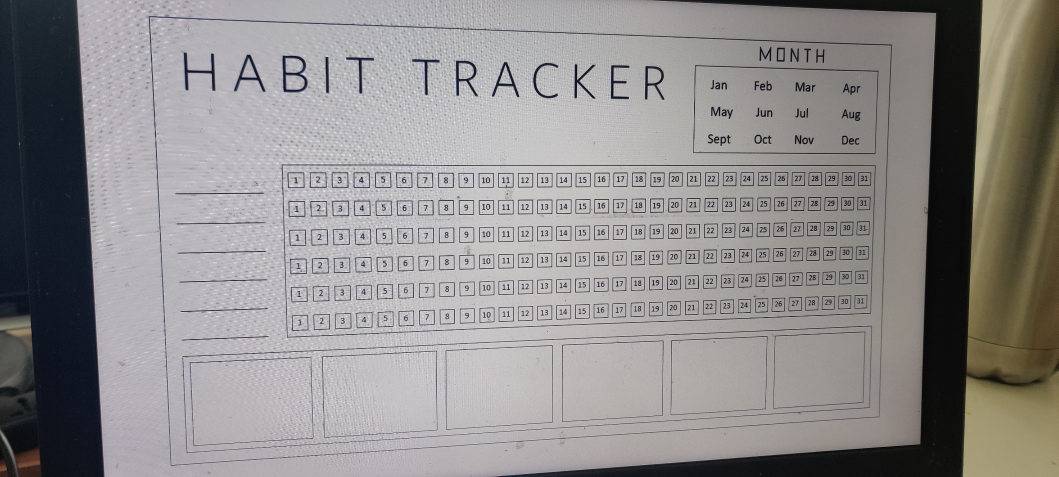
#> input picture assets/test3.jpg, 2117 x 953 px, found by its file name (shown at 1/2 size)
$ python 1_isolate_biggest_rectangle.py
#> lines starting #> are read from the running program, lines starting #| are printed output that depends on the picture; after the words box and inside, x2 and y2 are one past the last pixel; in counts of white or black regions, pixels touching at a corner belong together
### utils.py
import base64
import calendar

import cv2
import numpy as np
import streamlit as st

def rectContour(contours: tuple[np.ndarray]) -> list[np.ndarray]:
    """It takes the contours as input and returns the rectangle contours

    """
    rectCon = []
    for i in contours:
        area = cv2.contourArea(i)
        # print(area)
        if area > 50:                    # Minimum area of rectangle
            peri = cv2.arcLength(i, True) # Calculate the perimeter of the contour (True: closed contour)
            approx = cv2.approxPolyDP(i, 0.02 * peri, True) # Approximate the polygon (how many corner points it has) (contour, resolution, closed)
            if len(approx) == 4: # If the contour has 4 corners
                rectCon.append(i)
    rectCon = sorted(rectCon, key=cv2.contourArea,reverse=True) # Sort the contours by area in descending order
    return rectCon

def getCornerPoints(cont: np.ndarray) -> np.ndarray:
    """This function takes the contour as input and returns the corner points of the contour

    """
    peri = cv2.arcLength(cont, True) # LENGTH OF CONTOUR
    approx = cv2.approxPolyDP(cont, 0.02 * peri, True) # APPROXIMATE THE POLY TO GET CORNER POINTS
    return approx

def reorder(myPoints: np.ndarray) -> np.ndarray:
    """This function takes the points as input and returns the arranged points (of the rectangle)
    for example, it will return the points in the following order:
    [top-left, top-right, bottom-left, bottom-right]

    """
    myPoints = myPoints.reshape((4, 2)) # REMOVE EXTRA BRACKET
    #print(myPoints)
    myPointsNew = np.zeros((4, 1, 2), np.int32) # NEW MATRIX WITH ARRANGED POINTS
    add = myPoints.sum(1)
    myPointsNew[0] = myPoints[np.argmin(add)]  #[0,0]    # origin point has the smallest sum
    myPointsNew[3] =myPoints[np.argmax(add)]   #[w,h]    # w+h gives the largest sum
    diff = np.diff(myPoints, axis=1)
    myPointsNew[1] =myPoints[np.argmin(diff)]  #[w,0]
    myPointsNew[2] = myPoints[np.argmax(diff)] #[h,0]

    return myPointsNew


# [304 lines left out: functions splitBoxes, draw_circles_on_image, apply_stats_to_image, count_total_days, get_days_in_month, get_longest_streak and 3 more, not called in this run]


def mask_outside_rectangle(image: np.ndarray,
                           rectangle_coords: np.ndarray,
                           offset: int = 0) -> np.ndarray:
    """Mask outside of the given rectangle coordinates in the image with white pixels.

    Parameters
    ----------
    - image: Input image as a numpy array.
    - rectangle_coords: A numpy array of shape (4, 1, 2) containing the coordinates of the rectangle.
                       Coordinates should be in the order: top left, top right, bottom left, bottom right.
    - offset: Offset to be added to the rectangle coordinates (positive offset shrinks the rectangle, negative expands it).

    Returns
    -------
    - Modified image with white pixels outside the specified rectangle.

    """
    # Extract the top-left, top-right, bottom-left, and bottom-right coordinates
    top_left = (rectangle_coords[0][0][0] + offset, rectangle_coords[0][0][1] + offset)
    top_right = (rectangle_coords[1][0][0] - offset, rectangle_coords[1][0][1] + offset)
    bottom_left = (rectangle_coords[2][0][0] + offset, rectangle_coords[2][0][1] - offset)
    bottom_right = (rectangle_coords[3][0][0] - offset, rectangle_coords[3][0][1] - offset)

    # Create a mask with the same dimensions as the image, initially all black
    mask = np.zeros_like(image, dtype=np.uint8)

    # Define the polygon with the provided coordinates
    polygon_coords = np.array([top_left, top_right, bottom_right, bottom_left])

    # Create a white polygon in the mask where we want to keep the original image
    cv2.fillPoly(mask, [polygon_coords], (255, 255, 255))

    # Create an image with all pixels set to white
    white_image = np.ones_like(image, dtype=np.uint8) * 255

    # Use the mask to blend the original image and the white image
    result = np.where(mask == 255, image, white_image)

    return result

# [61 lines left out: functions create_collage, get_base64_image, add_side_logo, not called in this run]

### helpful-scripts/1_isolate_biggest_rectangle.py
"""This script processes an image to isolate and highlight the largest rectangular contour by masking the area
outside the rectangle with white pixels.

"""

import cv2

import utils

# Example usage:
img = cv2.imread("assets/test3.jpg")
#> img is the input picture: shape (953, 2117, 3); mean B, G, R 140.5, 141.2, 143.6

# Convert the image to grayscale
imgGray = cv2.cvtColor(img, cv2.COLOR_BGR2GRAY)
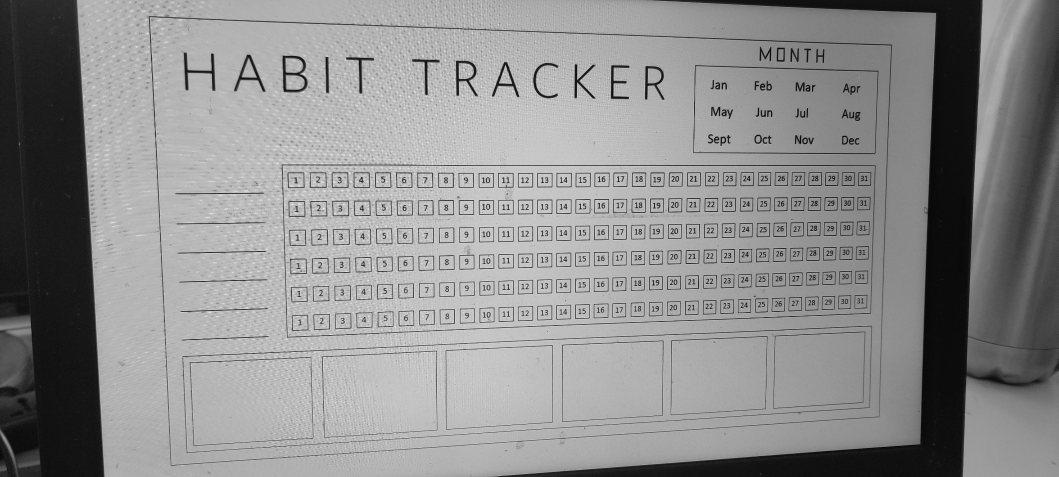
#> imgGray: shape (953, 2117) (shown at 1/2 size); min 0, max 241, mean 141.8

# Apply GaussianBlur to the image
imgBlur = cv2.GaussianBlur(imgGray, (5, 5), 1)

# Apply Canny edge detection
imgCanny = cv2.Canny(imgBlur, 40, 150)
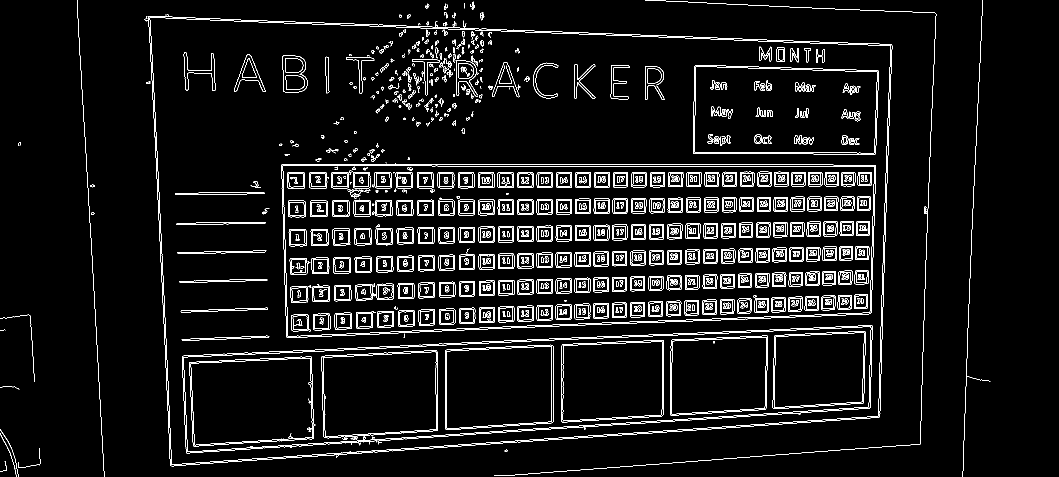
#> imgCanny: shape (953, 2117) (shown at 1/2 size); 5.2% white in thin lines or dots

# Find the contours in the image
contours, hierarchy = cv2.findContours(imgCanny, cv2.RETR_EXTERNAL, cv2.CHAIN_APPROX_NONE)
#> contours = 31 contours, 25 with area under 20; largest, box (x1, y1, x2, y2) and area: (297, 32, 1785, 933) 1194028, (961, 24, 969, 41) 44, (988, 1, 1873, 952) 28, (0, 858, 37, 953) 22, (292, 162, 301, 168) 22, (0, 866, 33, 953) 20

# Get the biggest rectangle contour
rectCon = utils.rectContour(contours)
#> the loop in rectContour, `for i in contours:` made 31 passes
#> (area, peri, approx) on pass 17: (1194028, 4757.6, [[297, 32], [341, 931], [1759, 833], [1782, 88]])
#> area on passes 4, 5, 12, 23, 29: 20, 22.5, 22, 44.5, 28.5
#> after the loop in rectContour, `for i in contours:`: rectCon = 1 contour; box (x1, y1, x2, y2) and area: (297, 32, 1785, 933) 1194028
biggest_rectCon = utils.getCornerPoints(rectCon[0])
#> in getCornerPoints, `peri = cv2.arcLength(cont, True)`: peri = 4757.6
#> in getCornerPoints, `approx = cv2.approxPolyDP(cont, 0.02 * peri, True)`: approx = [[297, 32], [341, 931], [1759, 833], [1782, 88]]
#> biggest_rectCon = [[297, 32], [341, 931], [1759, 833], [1782, 88]]
biggest_rectCon = utils.reorder(biggest_rectCon)
#> in reorder, `add = myPoints.sum(1)`: add = [329, 1272, 2592, 1870]
#> in reorder, `diff = np.diff(myPoints, axis=1)`: diff = [-265, 590, -926, -1694]
#> biggest_rectCon = [[297, 32], [1782, 88], [341, 931], [1759, 833]]

result_image = utils.mask_outside_rectangle(img, biggest_rectCon, offset=5)
#> in mask_outside_rectangle, `top_left = (rectangle_coords[0][0][0] + offset, rectangle_coords[0][0]..`: top_left = (302, 37)
#> in mask_outside_rectangle, `top_right = (rectangle_coords[1][0][0] - offset, rectangle_coords[1][0..`: top_right = (1777, 93)
#> in mask_outside_rectangle, `bottom_left = (rectangle_coords[2][0][0] + offset, rectangle_coords[2]..`: bottom_left = (346, 926)
#> in mask_outside_rectangle, `bottom_right = (rectangle_coords[3][0][0] - offset, rectangle_coords[3..`: bottom_right = (1754, 828)
#> in mask_outside_rectangle, `polygon_coords = np.array([top_left, top_right, bottom_right, bottom_l..`: polygon_coords = [[302, 37], [1777, 93], [1754, 828], [346, 926]]
#> in mask_outside_rectangle, `cv2.fillPoly(mask, [polygon_coords], (255, 255, 255))`:
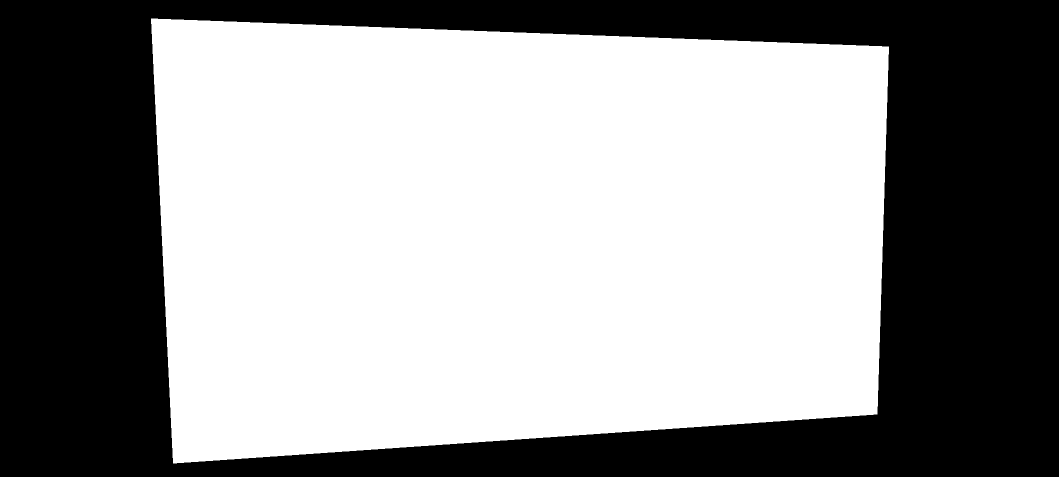
#> mask: shape (953, 2117, 3) (shown at 1/2 size); 58.1% white; 1 black region, box (x1, y1, x2, y2) and area: (0, 0, 2117, 953) 844527
#> in mask_outside_rectangle, `result = np.where(mask == 255, image, white_image)`:
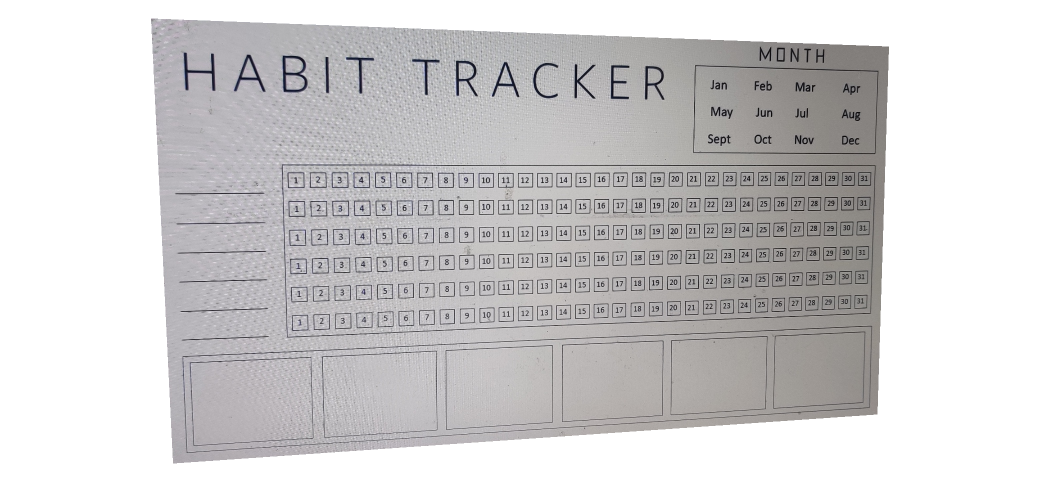
#> result: shape (953, 2117, 3) (shown at 1/2 size); mean of channels 0, 1, 2 205.8, 205, 206.4; drawn as B, G, R

cv2.imshow("Original", img)
cv2.imshow("Result", result_image)
cv2.waitKey(0)
cv2.destroyAllWindows()

$ run again, with assets/test2.jpg copied over assets/test3.jpg
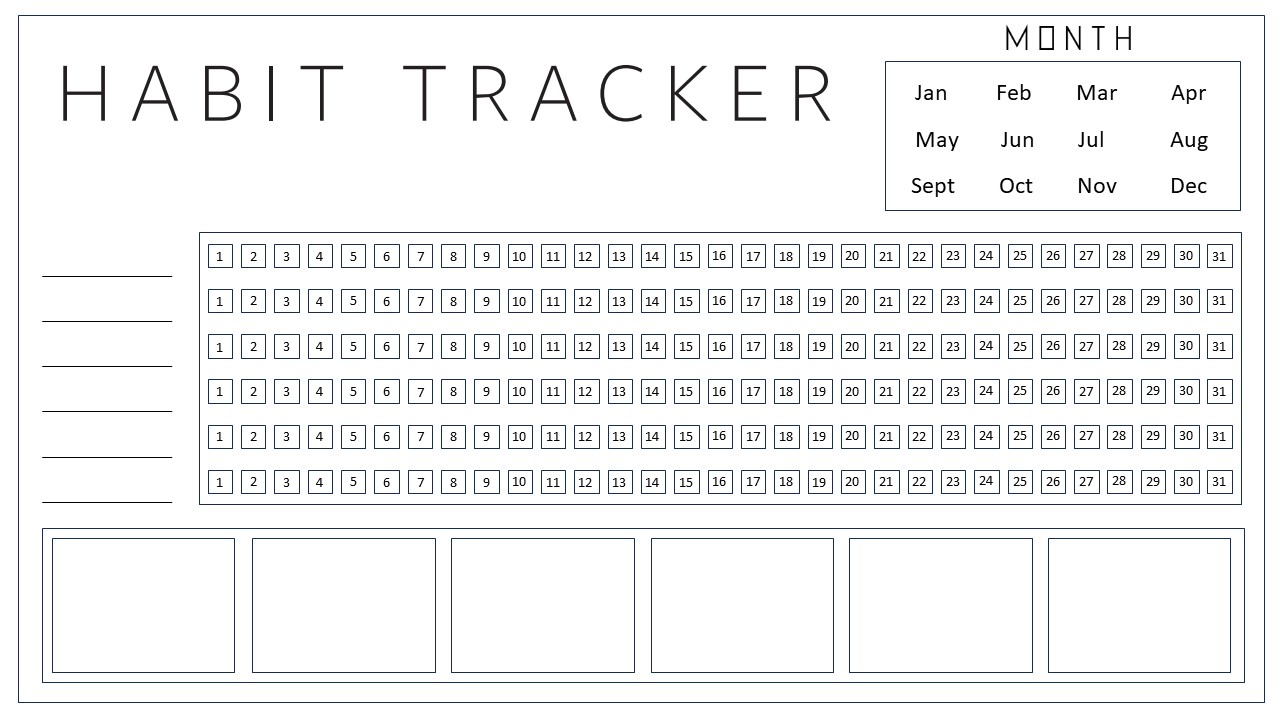
#> input picture assets/test2.jpg, 1280 x 720 px, found by its file name
#> img is the input picture: shape (720, 1280, 3); mean B, G, R 243.7, 243.4, 242.8
#> `imgCanny = cv2.Canny(imgBlur, 40, 150)`:
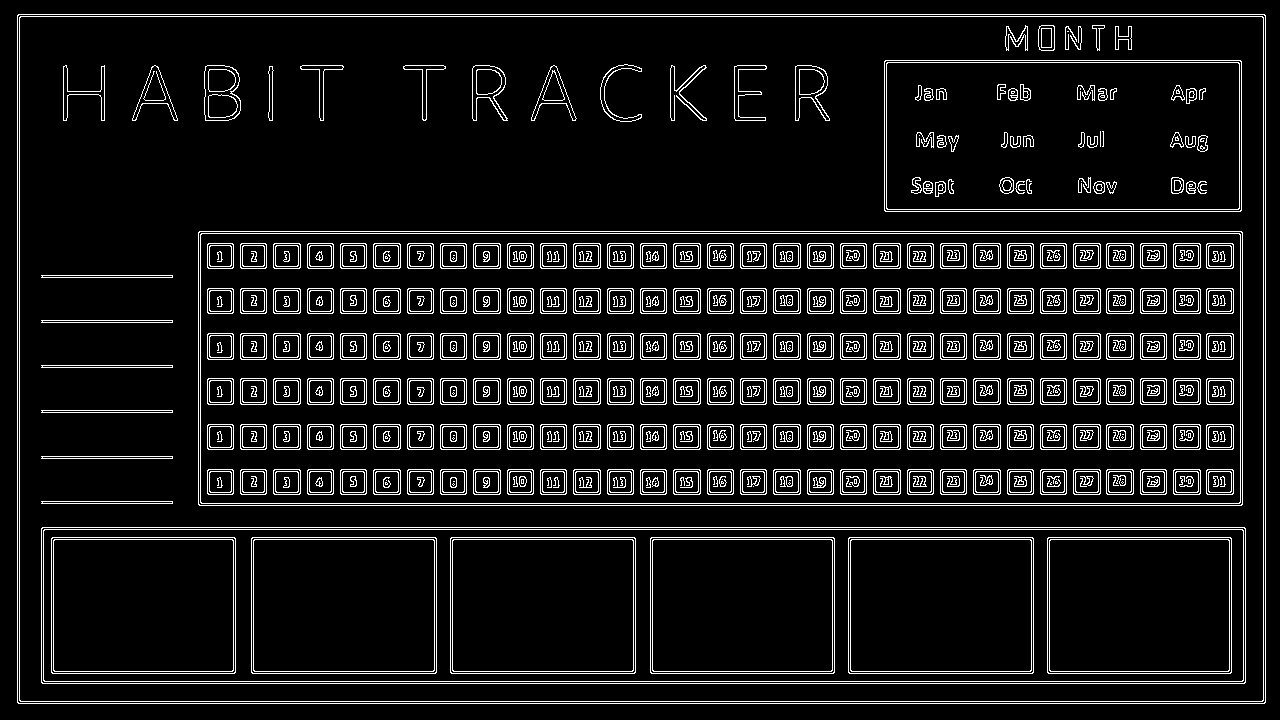
#> imgCanny: shape (720, 1280); 8.9% white in thin lines or dots
#> contours = 1 contour; box (x1, y1, x2, y2) and area: (17, 14, 1266, 704) 859870
#> the loop in rectContour, `for i in contours:` made 1 pass
#> (area, peri, approx) on pass 1: (859870, 3871.7, [[17, 15], [18, 703], [1265, 702], [1264, 14]])
#> after the loop in rectContour, `for i in contours:`: rectCon has the same summary as contours outside rectContour
#> `rectCon = utils.rectContour(contours)`: rectCon has the same summary as contours
#> in getCornerPoints, `peri = cv2.arcLength(cont, True)`: peri = 3871.7
#> in getCornerPoints, `approx = cv2.approxPolyDP(cont, 0.02 * peri, True)`: approx = [[17, 15], [18, 703], [1265, 702], [1264, 14]]
#> add = [32, 721, 1967, 1278]
#> diff = [-2, 685, -563, -1250]
#> `biggest_rectCon = utils.reorder(biggest_rectCon)`: biggest_rectCon = [[17, 15], [1264, 14], [18, 703], [1265, 702]]
#> top_left = (22, 20)
#> top_right = (1259, 19)
#> bottom_left = (23, 698)
#> bottom_right = (1260, 697)
#> polygon_coords = [[22, 20], [1259, 19], [1260, 697], [23, 698]]
#> in mask_outside_rectangle, `cv2.fillPoly(mask, [polygon_coords], (255, 255, 255))`:
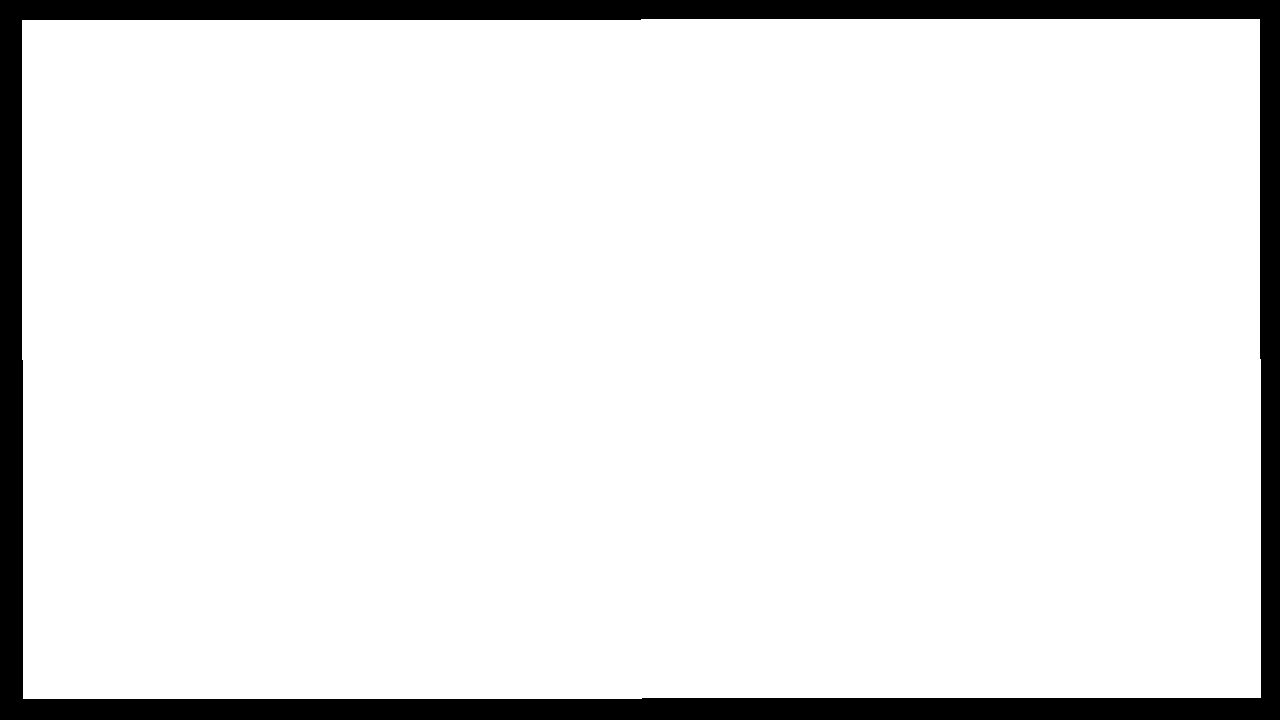
#> mask: shape (720, 1280, 3); 91.2% white; 1 black region, box (x1, y1, x2, y2) and area: (0, 0, 1280, 720) 80997
